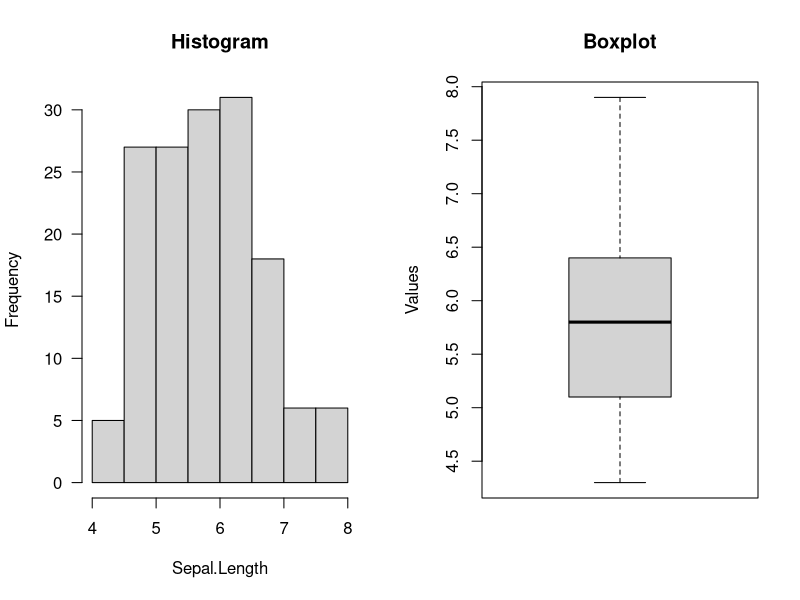
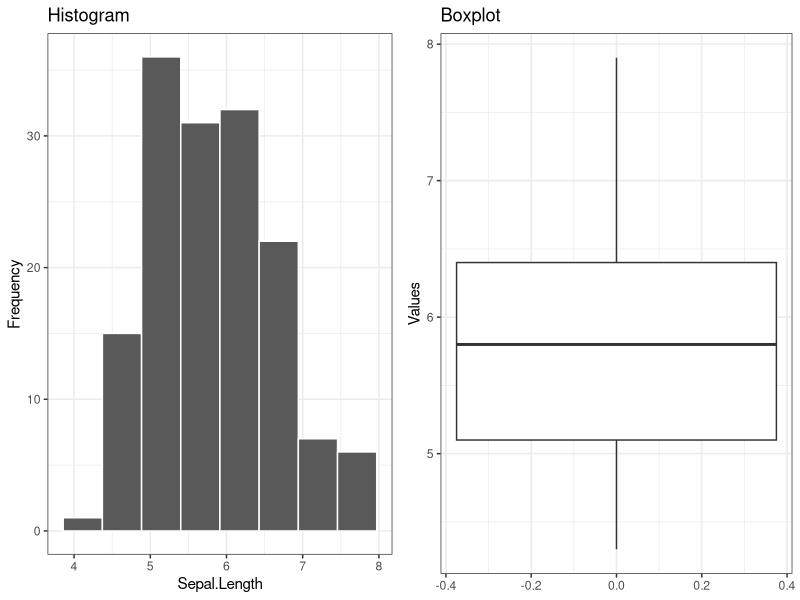
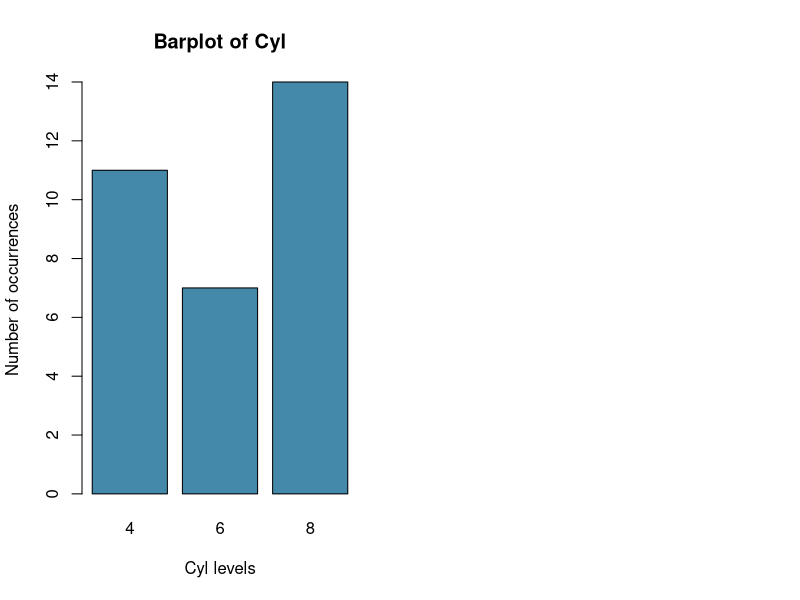
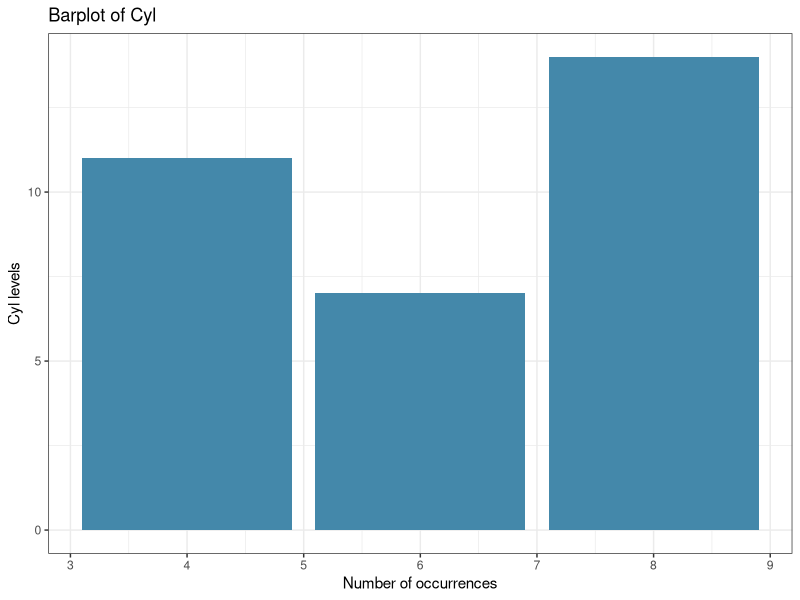
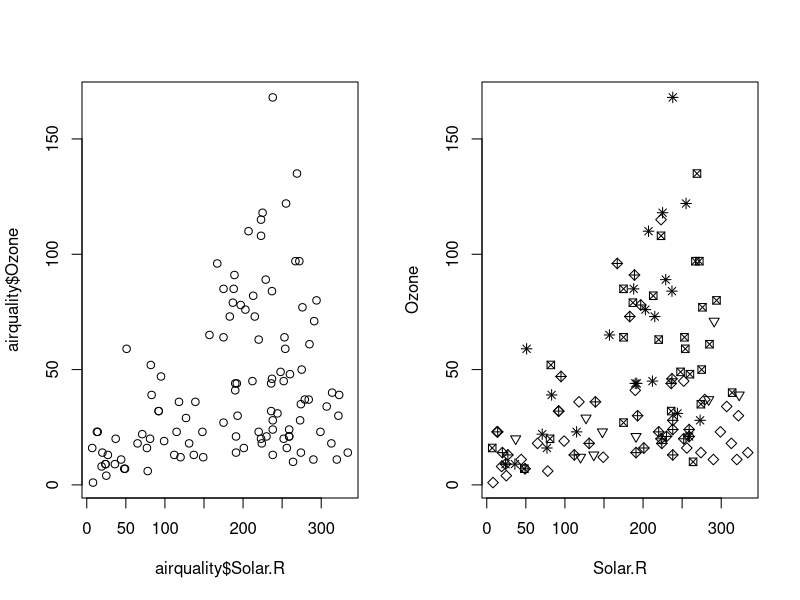
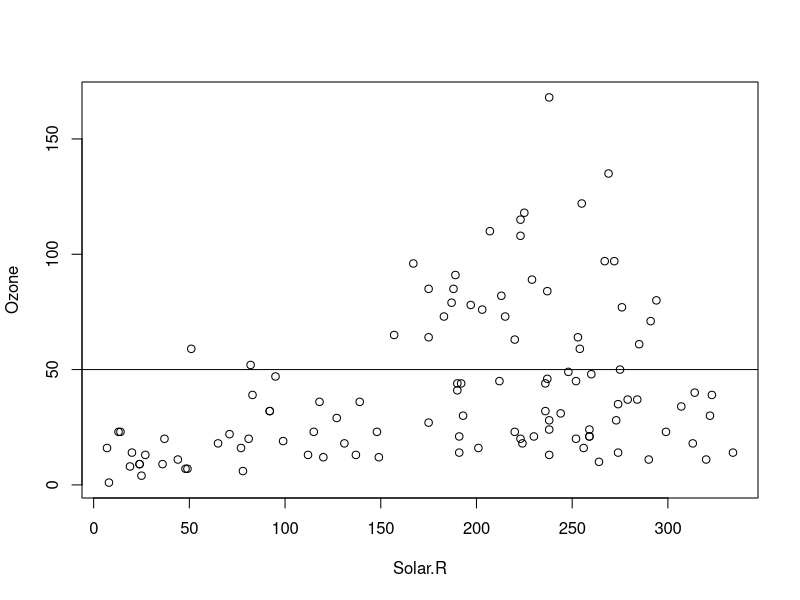
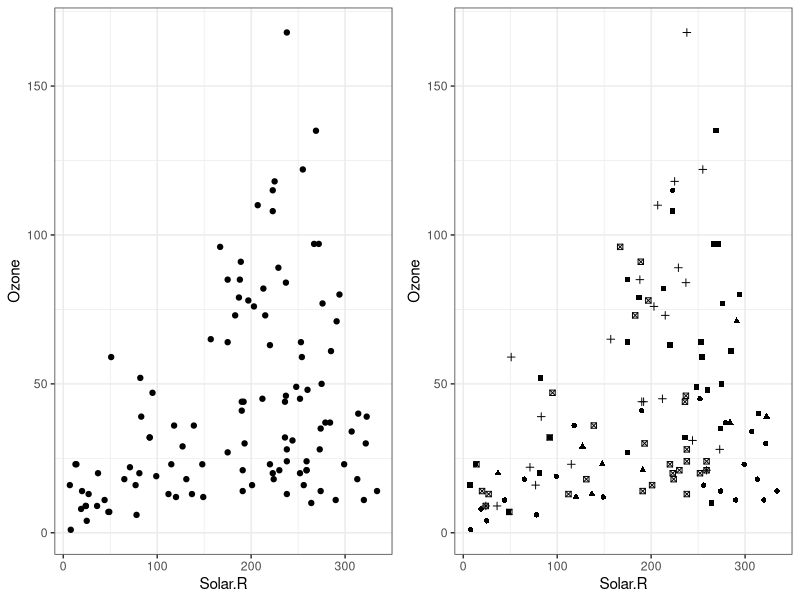
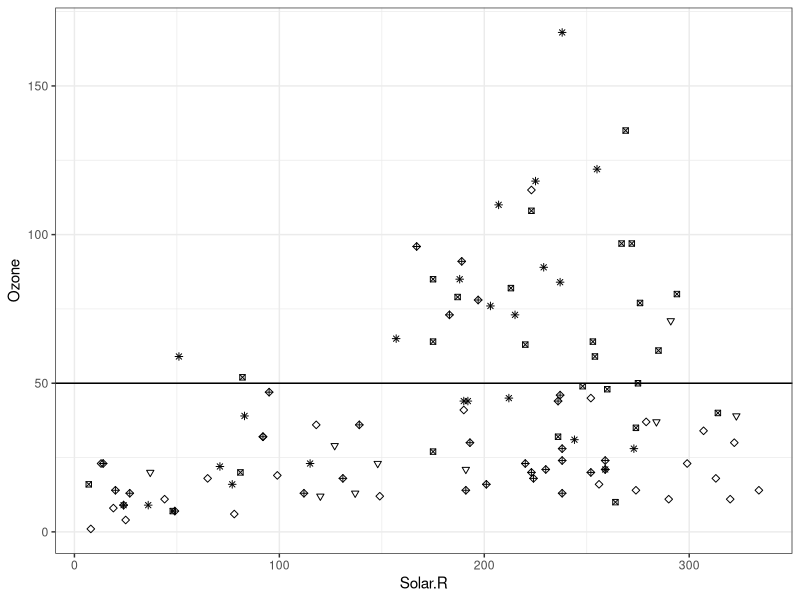

The R source for these figures, in order:
## ---- chunk 1
set.seed(42)
## ---- chunk 2
par(mfrow = c(1,2)) # number of plots, one row, two columns
hist(iris$Sepal.Length, 
     main = "Histogram", # title
     xlab = "Sepal.Length", 
     ylab = "Frequency",
     las = 1) # rotation of x and y values (las = 1, all of them should be horizontal)

boxplot(iris$Sepal.Length,      
        main = "Boxplot", # title
        ylab = "Values")
## ---- chunk 3
library(ggplot2)
library(ggpubr)

plt1 = 
  ggplot(iris, aes(x = Sepal.Length)) +
    geom_histogram(bins = 8,col="white") + # same number of bins from baseR
    ggtitle("Histogram") +
    xlab("Sepal.Length") +
    ylab("Frequency") +
    theme_bw() # scientific theme (white background)

plt2 = 
  ggplot(iris, aes(y = Sepal.Length)) +
    geom_boxplot() +
      ggtitle("Boxplot") +
      ylab("Values") +
      theme_bw() 


ggarrange(plt1, plt2, ncol = 2L, nrow = 1L)

## ---- chunk 4
str(mtcars)
counts = table(mtcars$cyl)
counts
## ---- chunk 5
barplot(counts, 
        main = "Barplot of Cyl",
        ylab = "Number of occurrences",
        xlab = "Cyl levels",
        col = "#4488AA")

## ---- chunk 6
ggplot(mtcars, aes(x = cyl)) +
  geom_bar(fill = "#4488AA") +
    ggtitle("Barplot of Cyl") +
    xlab("Number of occurrences") +
    ylab("Cyl levels") +
    theme_bw()
## ---- chunk 7
# Scatterplot
par(mfrow = c(1,2))
plot(airquality$Solar.R, airquality$Ozone)
# plot(Ozone ~ Solar.R, data = airquality) #the same

# different symbol for each month
plot(Ozone ~ Solar.R, data = airquality, pch = Month)

## ---- chunk 8
par(mfrow = c(1,1))
plot(Ozone ~ Solar.R, data = airquality)
abline(h = 50)

## ---- chunk 9
plt1 = ggplot(airquality, aes(x = Solar.R, y = Ozone)) +
        geom_point() +
        theme_bw()

plt2 = ggplot(airquality, aes(x = Solar.R, y = Ozone, 
                              shape = as.factor(Month))) +
        geom_point(show.legend = F) +
        theme_bw() 

ggarrange(plt1, plt2, ncol = 2L, nrow = 1L)
## ---- chunk 10
ggplot(airquality, aes(x = Solar.R, y = Ozone)) +
  geom_point(shape = airquality$Month) +
  geom_abline(intercept = 50, slope = 0) +
    theme_bw()
## ---- chunk 11
boxplot(mpg ~ cyl, mtcars, notch=TRUE) # formula notation
# boxplot(x = mtcars$cyl, y = mtcars$mpg) # the same

## ---- chunk 12
ggplot(mtcars, aes(y = mpg, group = cyl)) +
  geom_boxplot(notch=TRUE) +
    theme_bw()
